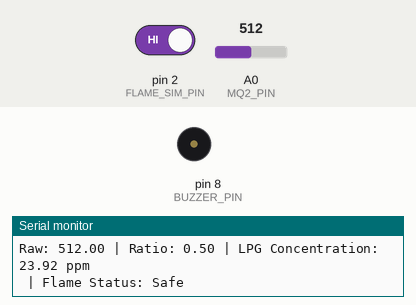
Bench run of a sketch on a simulated Arduino Uno, built with avr-gcc and run on an emulated ATmega328P. Shown: buzzer (waves = sounding), the last lines printed to the serial monitor. The inputs (shaded band) are chosen by the test bench; at power-on: A0 (MQ2_PIN) = 512, pin 2 (FLAME_SIM_PIN) HIGH.

Above: at 1.3 s.
1.4 s: A0 (MQ2_PIN) set to 838
2.9 s: A0 (MQ2_PIN) set to 869
At 4.1 s:
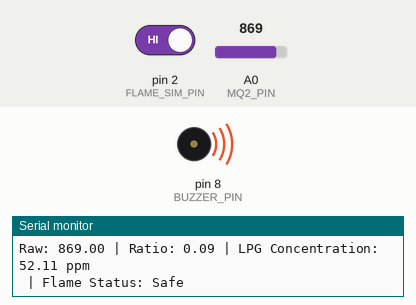
4.7 s: pin 2 (FLAME_SIM_PIN) driven LOW
6.8 s: A0 (MQ2_PIN) set to 1023
8.9 s: A0 (MQ2_PIN) set to 0
11.1 s: pin 2 (FLAME_SIM_PIN) driven HIGH
At 12.7 s:
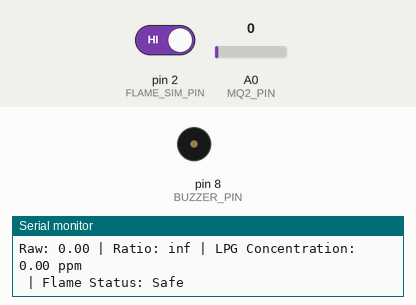
Timing chart, 0 to 13.7 s (numbered marks = the images above; inputs shaded):
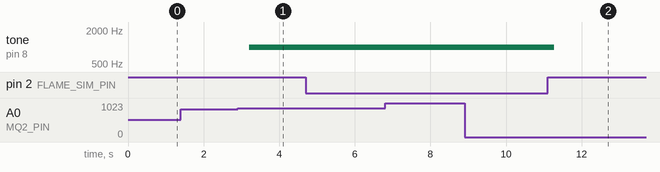

Measured:
- the behaviour switches between 856 and 857 on A0 (MQ2_PIN) (found by bisection; images 0 and 1)
- after the input at 2.9 s, tone on pin 8 (BUZZER_PIN): silent → 1000 Hz after 0.31 s
- after the input at 11.1 s, tone on pin 8 (BUZZER_PIN): 1000 Hz → silent after 0.18 s

The sketch:

p2-gas-fire-alert.ino
```cpp
// Pin Definitions
const int MQ2_PIN = A0;
const int FLAME_SIM_PIN = 2; // Simulated flame sensor pin
const int BUZZER_PIN = 8;
#define RL_VALUE 5.0      // Load resistance in Kilo-Ohms (usually 5.0 or 1.0 on modules)
#define R0 10.0           // Replace with your calibrated clean air R0 value
const int GAS_THRESHOLD = 50;

// Math constants for LPG gas curve fitting
const float GAS_A = 574.25;
const float GAS_B = -2.22;

void setup() {
 // Uses built-in pullup: HIGH by default, LOW when switch is closed
  pinMode(FLAME_SIM_PIN, INPUT_PULLUP);
  pinMode(BUZZER_PIN, OUTPUT);
  Serial.begin(9600);
}

void loop() {
  float analogValue = analogRead(MQ2_PIN);

   // LOW means switch is flipped to GND (Simulating Flame Detected)
  int flameDetected = digitalRead(FLAME_SIM_PIN);

   // Convert raw reading to voltage (0V - 5V)
  float v_out = analogValue * (5.0 / 1023.0);
  Serial.print("v_out: ");
  Serial.println(v_out);

   // Calculate current sensor resistance (Rs)
  float r_s = RL_VALUE * ((5.0 - v_out) / v_out);

   // Calculate the ratio (Rs/R0)
  float ratio = r_s / R0;

   // Apply power-law formula to get exact PPM
  float ppm = pow((ratio / GAS_A), (1.0 / GAS_B));

   // Print results to Serial Monitor
  Serial.print("Raw: ");
  Serial.print(analogValue);
  Serial.print(" | Ratio: ");
  Serial.print(ratio);
  Serial.print(" | LPG Concentration: ");
  Serial.print(ppm);
  Serial.println(" ppm");
  Serial.print(" | Flame Status: ");
  Serial.println(flameDetected == LOW ? "FLAME DETECTED!" : "Safe");

  if (ppm > GAS_THRESHOLD || flameDetected == LOW) {
    tone(BUZZER_PIN, 1000);
  } else {
    noTone(BUZZER_PIN);
  }

  delay(500);
}
```
